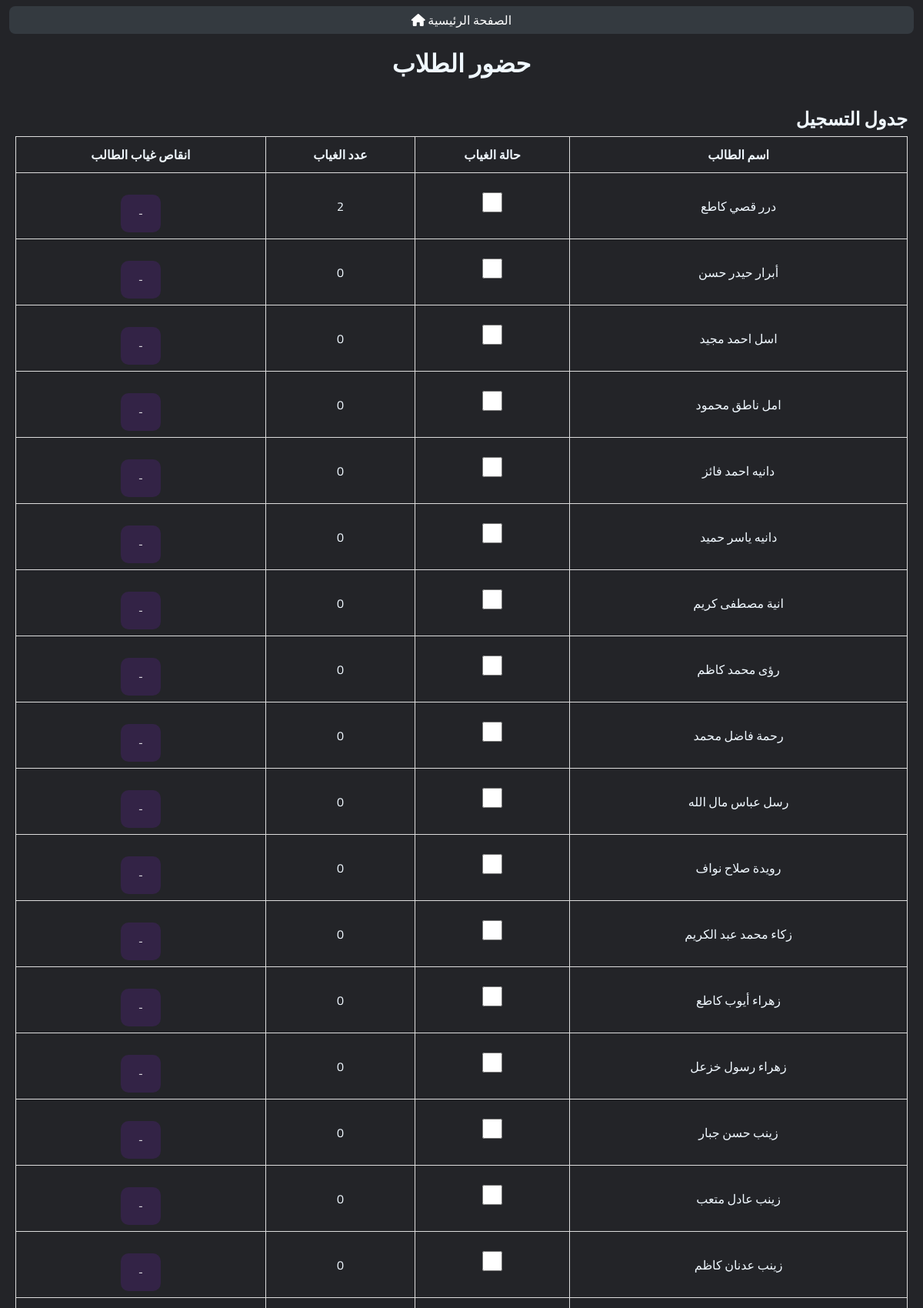
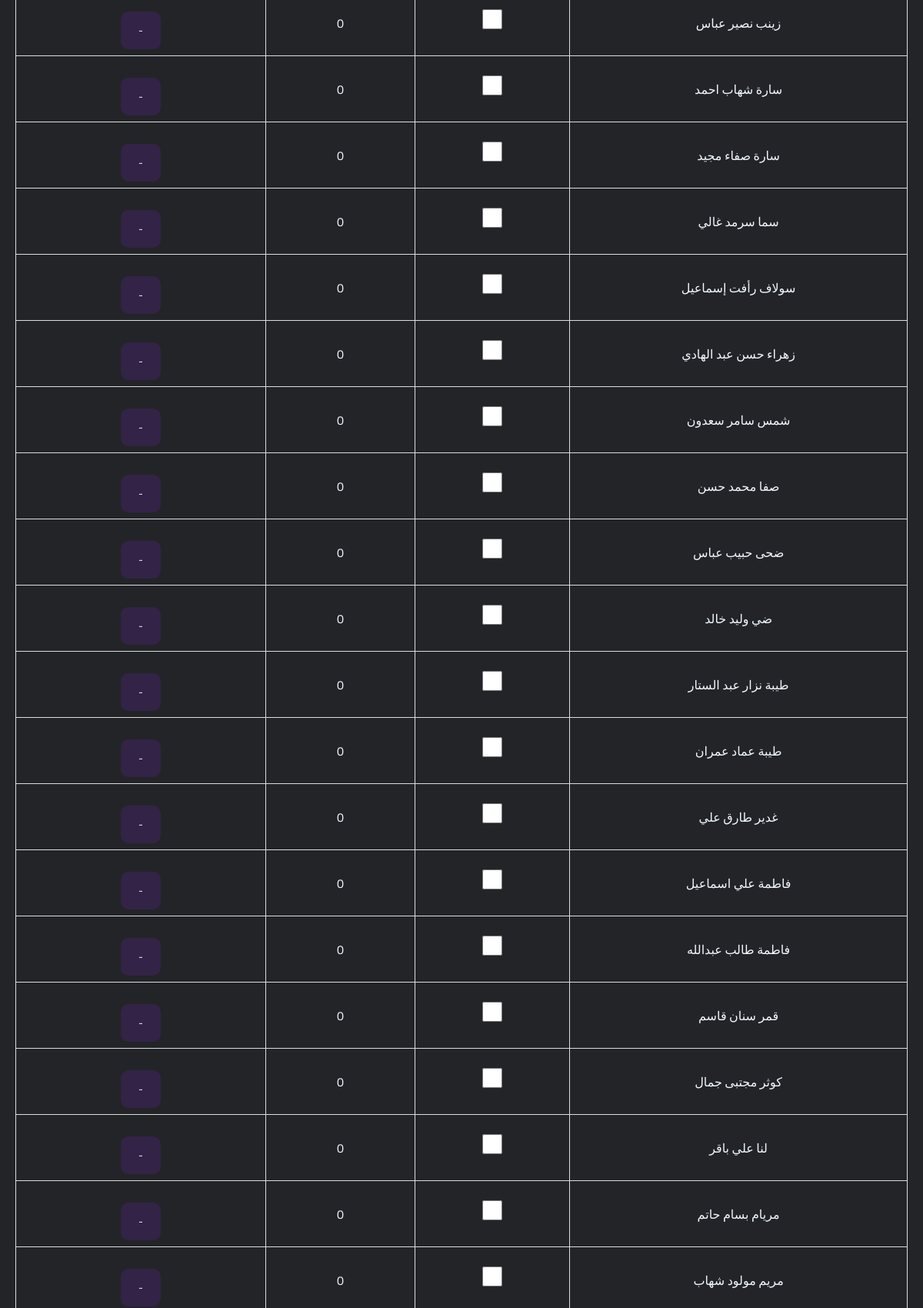
Page /registration.php (signed in, upper part) on the committed database (2 pictures, top to bottom).
### tables this page shows
CREATE TABLE `students` (
  `id` int(255) NOT NULL,
  `token` varchar(255) NOT NULL,
  `name` varchar(255) NOT NULL,
  `code` varchar(255) NOT NULL,
  `password` varchar(255) NOT NULL,
  `gender` varchar(255) NOT NULL,
  `Rank` varchar(255) NOT NULL
);

### registration.php (the view, shortened to what this page needs)
<?php
global $connect;
mysqli_set_charset($connect, 'utf8');
?>
<!DOCTYPE html>
<html lang="ar">
<head>
    <link rel="stylesheet" href="Regster.css">
    <link rel="stylesheet" href="https://cdnjs.cloudflare.com/ajax/libs/font-awesome/6.0.0-beta3/css/all.min.css">
</head>
<body>
<div class="HomePage"><a href="./Admin.php">الصفحة الرئيسية <i class="fa-solid fa-house"></i></a></div>
<header>
    <h1>حضور الطلاب</h1>
</header>
<main>
    <section>
        <h2>جدول التسجيل</h2>
        <form method="POST" action="">
            <table>
                <thead>
                    <tr>
                        <th>اسم الطالب</th>
                        <th>حالة الغياب</th>
                        <th>عدد الغياب</th>
                        <th>انقاص غياب الطالب</th>
                    </tr>
                </thead>
                <tbody>
                    <?php
                    $students_query = "SELECT Token, name FROM students WHERE token != '100200300400500600'";
                    $students_result = mysqli_query($connect, $students_query);
                    while ($student = mysqli_fetch_array($students_result)) {
                        $student_token = $student["Token"];
                        $attendance_count_query = "SELECT COUNT(*) as attendance_count FROM attendance WHERE student_Token = '$student_token' AND present = 1";
                        $attendance_count_result = mysqli_query($connect, $attendance_count_query);
                        $attendance_count = mysqli_fetch_assoc($attendance_count_result)["attendance_count"];
                        echo '
                        <tr>
                            <td>' . htmlspecialchars($student["name"]) . '</td>
                            <td><input type="checkbox" name="attendance[' . htmlspecialchars($student_token) . ']" value="1"></td>
                            <td>' . htmlspecialchars($attendance_count) . '</td>
                            <td>
                                <form method="POST" action="" style="display:inline;">
                                    <input type="hidden" name="student_Token" value="' . htmlspecialchars($student_token) . '">
                                    <button type="submit" name="decrease">-</button>
                                </form>
                            </td>
                        </tr>
                        ';
                    }
                    ?>
                </tbody>
            </table>
        </form>
    </section>
</main>
</body>
</html>

### Regster.css (style rules this page uses)
body { background: #232428; }
* { padding: 0; margin: 0; box-sizing: border-box; font-family: "Cairo", sans-serif; text-decoration: none; direction: rtl; }
header { text-align: center; color: aliceblue; }
main { padding: 20px; }
section { margin-bottom: 20px; color: aliceblue; }
form { display: flex; flex-direction: column; align-items: center; }
table { width: 100%; border-collapse: collapse; }
table th, table td { border: 1px solid #ddd; padding: 8px; text-align: center; }
input[type="checkbox"] { width: 50px; height: 26px; cursor: pointer; }
button { color: white; padding: 12px 20px; border: none; border-radius: 10px; cursor: pointer; margin-top: 20px; width: 17%; background: #332346; transition: .8s; }
.HomePage { background: #343a40; padding: 3px; border-radius: 8px 8px 8px 8px; text-align: center; width: 98%; margin: 8px auto; }
.HomePage a { color: #FFF; text-decoration: none; }

### rows in the picture
students: name "درر قصي كاطع", attendance_count "2"
students: name "أبرار حيدر حسن", attendance_count "0"
students: name "اسل احمد مجيد", attendance_count "0"
students: name "امل ناطق محمود", attendance_count "0"
students: name "دانيه احمد فائز", attendance_count "0"
students: name "دانيه ياسر حميد", attendance_count "0"
students: name "انية مصطفى كريم", attendance_count "0"
students: name "رؤى محمد كاظم", attendance_count "0"
students: name "رحمة فاضل محمد", attendance_count "0"
students: name "رسل عباس مال الله", attendance_count "0"
students: name "رويدة صلاح نواف", attendance_count "0"
students: name "زكاء محمد عبد الكريم", attendance_count "0"
students: name "زهراء أيوب كاطع", attendance_count "0"
students: name "زهراء رسول خزعل", attendance_count "0"
students: name "زينب حسن جبار", attendance_count "0"
students: name "زينب عادل متعب", attendance_count "0"
students: name "زينب عدنان كاظم", attendance_count "0"
students: name "زينب نصير عباس", attendance_count "0"
students: name "سارة شهاب احمد", attendance_count "0"
students: name "سارة صفاء مجيد", attendance_count "0"
students: name "سما سرمد غالي", attendance_count "0"
students: name "سولاف رأفت إسماعيل", attendance_count "0"
students: name "زهراء حسن عبد الهادي", attendance_count "0"
students: name "شمس سامر سعدون", attendance_count "0"
students: name "صفا محمد حسن", attendance_count "0"
students: name "ضحى حبيب عباس", attendance_count "0"
students: name "ضي وليد خالد", attendance_count "0"
students: name "طيبة نزار عبد الستار", attendance_count "0"
students: name "طيبة عماد عمران", attendance_count "0"
students: name "غدير طارق علي", attendance_count "0"
students: name "فاطمة علي اسماعيل", attendance_count "0"
students: name "فاطمة طالب عبدالله", attendance_count "0"
students: name "قمر سنان قاسم", attendance_count "0"
students: name "كوثر مجتبى جمال", attendance_count "0"
students: name "لنا علي باقر", attendance_count "0"
students: name "مريام بسام حاتم", attendance_count "0"
students: name "مريم مولود شهاب", attendance_count "0"
